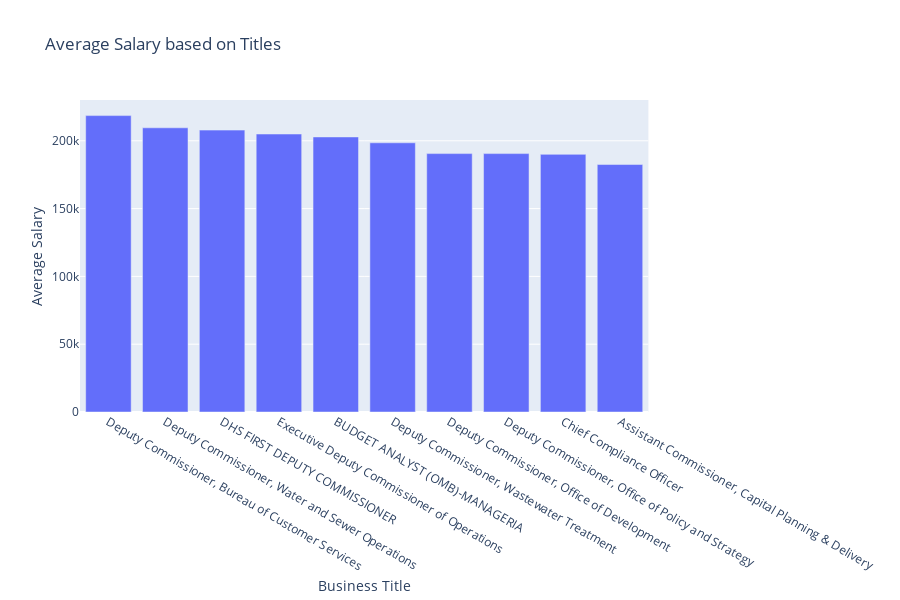

Here is the notebook cell this chart was saved with:
### Code cell
fig = px.bar(xc,x="Business Title",y="Average Salary",title="Average Salary based on Titles",barmode="stack")
fig.show()

### Figure 1 — Plotly figure (JSON) as saved in the notebook; plotly's stock layout.template omitted (floating-point values rounded to 4 significant figures)
{"data": [{"alignmentgroup": "True", "hoverlabel": {"namelength": 0}, "hovertemplate": "Business Title=%{x}<br>Average Salary=%{y}", "legendgroup": "", "marker": {"color": "#636efa"}, "name": "", "offsetgroup": "", "orientation": "v", "showlegend": false, "textposition": "auto", "type": "bar", "x": ["Deputy Commissioner, Bureau of Customer Services", "Deputy Commissioner, Water and Sewer Operations", "DHS FIRST DEPUTY COMMISSIONER", "Executive Deputy Commissioner of Operations", "BUDGET ANALYST (OMB)-MANAGERIA", "Deputy Commissioner, Wastewater Treatment", "Deputy Commissioner, Office of Development", "Deputy Commissioner, Office of Policy and Strategy", "Chief Compliance Officer", "Assistant Commissioner, Capital Planning & Delivery"], "xaxis": "x", "y": [218587, 209585, 207900.0, 205000, 202800.0, 198518, 190600.0, 190600.0, 190000, 182500], "yaxis": "y"}], "layout": {"barmode": "stack", "height": 600, "legend": {"tracegroupgap": 0}, "title": {"text": "Average Salary based on Titles"}, "xaxis": {"anchor": "y", "domain": [0, 0.98], "title": {"text": "Business Title"}}, "yaxis": {"anchor": "x", "domain": [0, 1], "title": {"text": "Average Salary"}}}}
